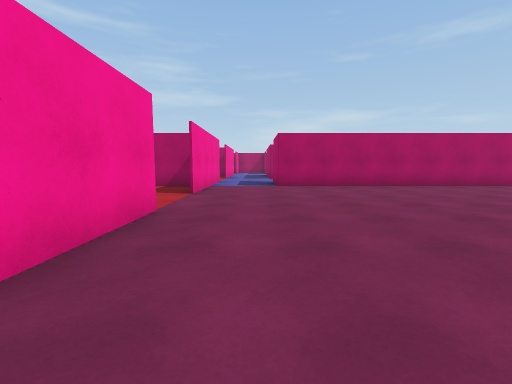
[1] (above)

18 first-person views from a walk through a scene from a Unity 3-D project. The camera is 1.2 m above the floor, tilts 6° down and sees 90° across. The floor is counted in squares, 2 m on a side. Each view is taken from the middle of a square. On the plan, view 1 faces up. The plan holds only what a view shows up to about 9 squares ahead; the rest is blank. The place goes on beyond the plan. The player character is not drawn. Door leaves are left out, so doorways stand open. Some surface patterns are stand-ins.

[2]
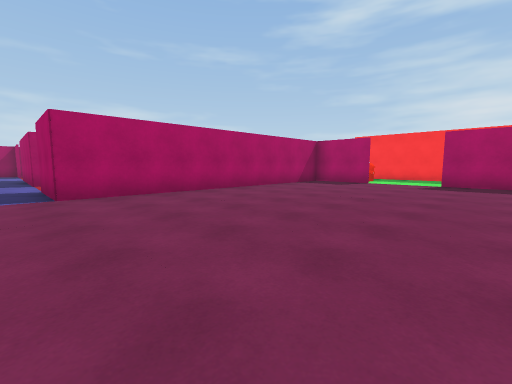

[3]
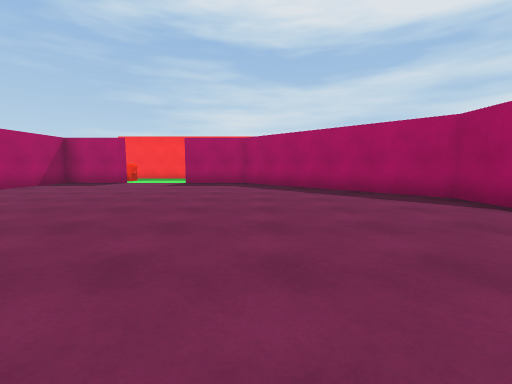

[4]
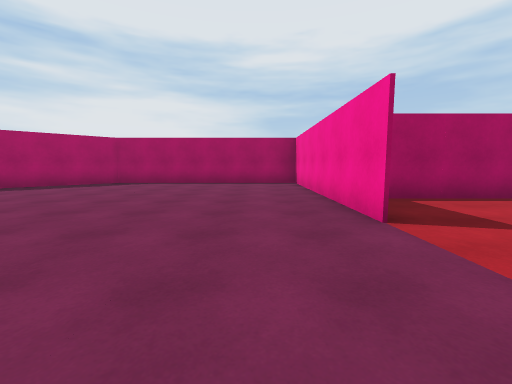

[5]
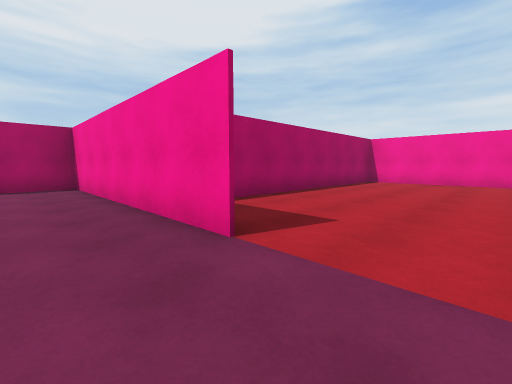

[6]
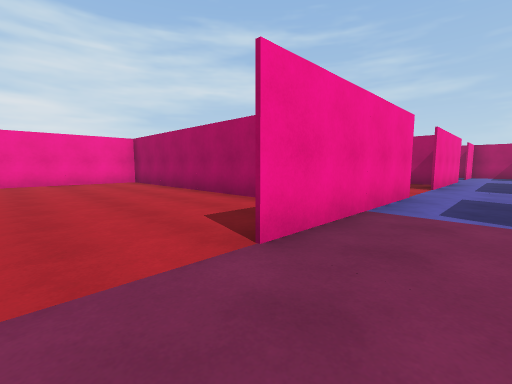

[7]
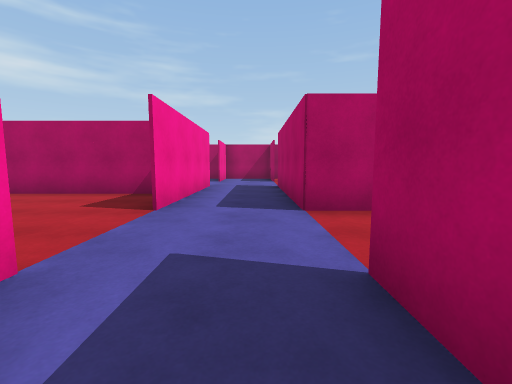

[8]
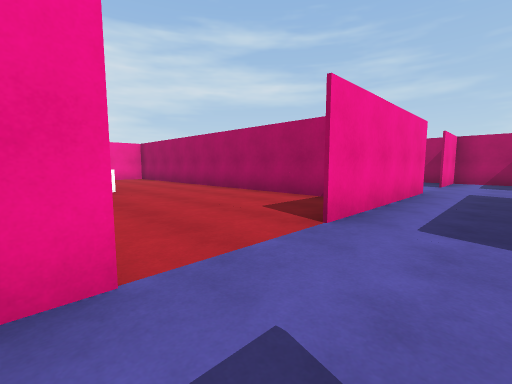

[9]
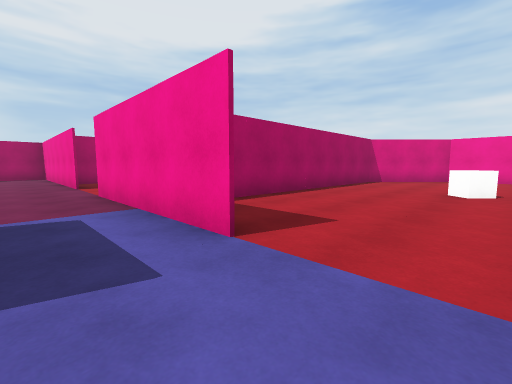

[10]
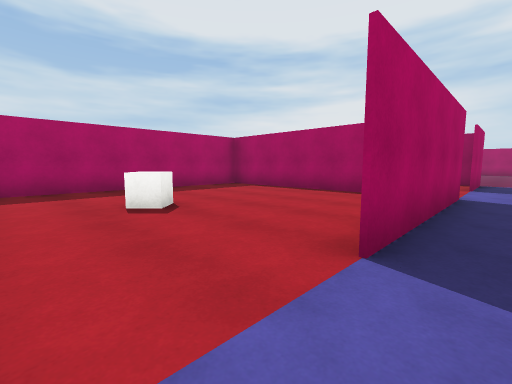

[11]
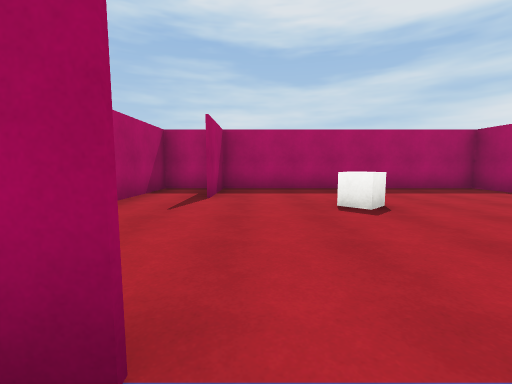

[12]
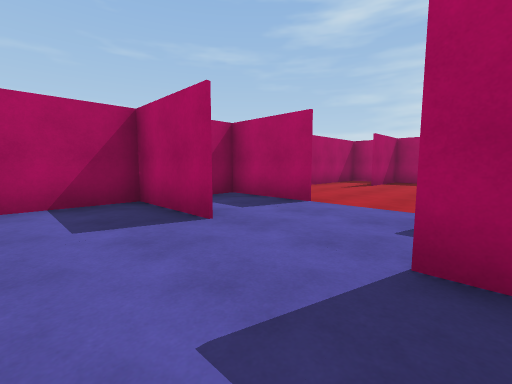

[13]
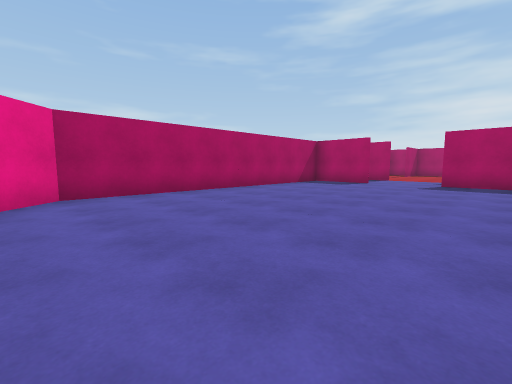

[14]
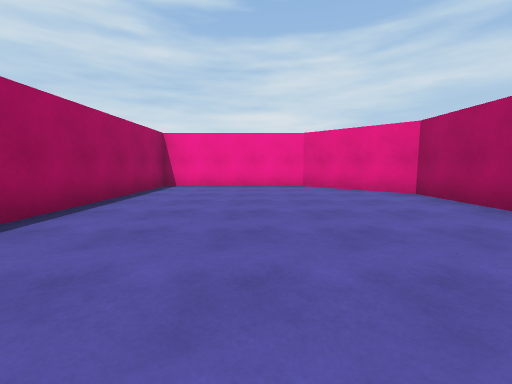

[15]
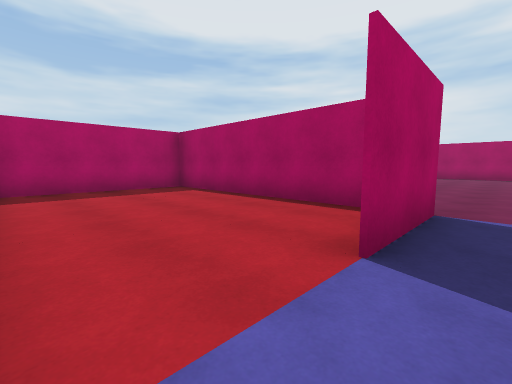

[16]
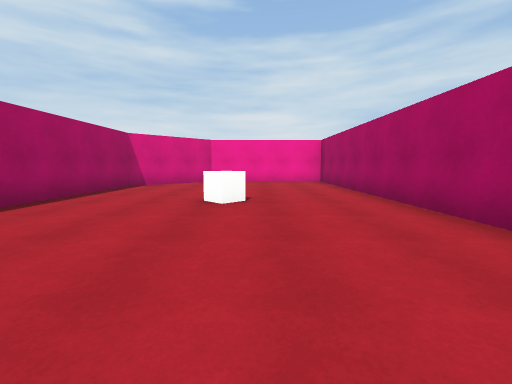

[17]
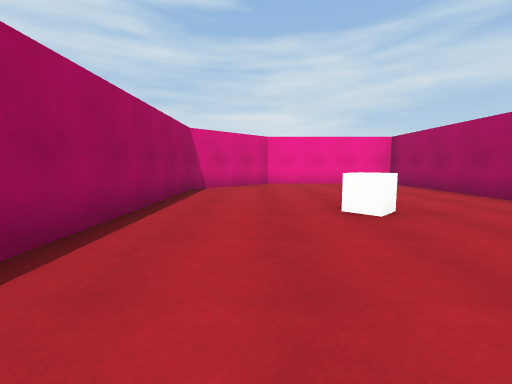

[18]
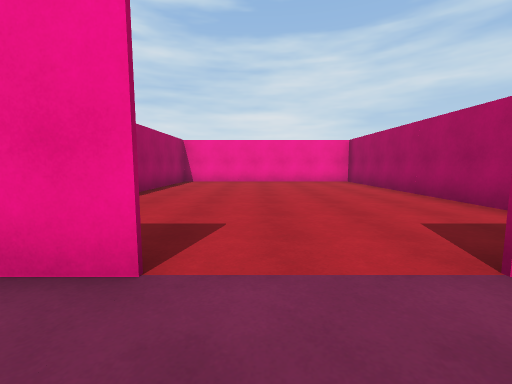

### Floor plan
Points are (right, up) in squares from view 1. A wall is a line through its corners. A room is listed if a view was taken in it or the views show most of it. See-through windows are left out.
Room 1 (views 1, 2, 3, 4, 5, 6, 7, 8, 18)
walls: (-1.3, 3.4) (-1.3, -2.6) (4.6, -2.6) (8.6, 1.4) (8.6, 3.4); (8.6, 5.2) (8.6, 7.3) (0.6, 7.3) (0.6, 9.4); (-1.3, 9.4) (-1.3, 5.2)
ways out: open door at (-1.3, 4.3) to room 6; open door at (8.7, 4.3)
Room 2 (views 9, 15)
walls: (0.6, 11.3) (0.6, 15.4); (-1.3, 15.4) (-1.3, 11.2)
ways out: open door at (-0.3, 10.3) to room 5
Room 3 (views 10, 11)
walls: (0.6, 17.2) (0.6, 19.3) (-0.9, 19.3); (-1.3, 19.4) (-1.3, 17.4)
ways out: open door at (-0.3, 16.3) to room 4
Room 4 (views 12, 13, 14)
walls: (-1.4, 17.2) (-1.4, 19.4); (-1.4, 13.9) (-1.4, 15.4); (-11.4, 13.4) (-6.5, 13.4); (-0.9, 19.3) (-9.3, 19.3) (-11.3, 17.4) (-11.3, 12.9)
ways out: open door at (-0.3, 16.3) to room 3
Room 5 (views 16, 17)
walls: (-1.6, 13.3) (-11.4, 13.3); (-11.3, 12.9) (-11.3, 9.4) (-9.3, 7.4) (-3, 7.4)
ways out: open door at (-0.3, 10.3) to room 2
Room 6 (no view inside)
walls: (-1.7, 7.3) (-9.3, 7.3); (-9.3, 7.4) (-9.3, 1.4) (-1.6, 1.4)
ways out: open door at (-1.3, 4.3) to room 1
Room 7 (no view inside)
walls: (2.2, 11.4) (6.6, 11.4) (6.6, 19.3) (3.8, 19.3); (6.8, 17.8) (4.6, 17.8)
low walls: (3.8, 15) (3.4, 15.4) (3.8, 15.9)
ways out: open door at (4.7, 18.7)
Room 8 (no view inside)
walls: (0.8, 7.4) (6.6, 7.4) (6.6, 11.1)

Where each view was taken, in squares from view 1:
view 1: 0 up, 0 right, facing up
view 2: 2 up, 0 right, facing up-right
view 3: 1 up, 0 right, facing right
view 4: 6 up, 0 right, facing down
view 5: 5 up, 0 right, facing down-left
view 6: 4 up, 0 right, facing up-left
view 7: 8 up, 0 right, facing up
view 8: 9 up, 0 right, facing up-left
view 9: 11 up, 0 right, facing down-left
view 10: 17 up, 0 right, facing down-right
view 11: 17 up, 0 right, facing right
view 12: 15 up, 3 left, facing up-right
view 13: 14 up, 10 left, facing up-right
view 14: 16 up, 4 left, facing left
view 15: 11 up, 0 right, facing down-right
view 16: 11 up, 2 left, facing left
view 17: 9 up, 3 left, facing left
view 18: 4 up, 0 right, facing left
